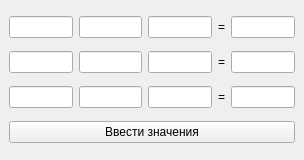
<?xml version="1.0" encoding="UTF-8"?>
<ui version="4.0">
 <class>MainWindow</class>
 <widget class="QMainWindow" name="MainWindow">
  <property name="geometry">
   <rect>
    <x>0</x>
    <y>0</y>
    <width>304</width>
    <height>160</height>
   </rect>
  </property>
  <property name="windowTitle">
   <string>MainWindow</string>
  </property>
  <widget class="QWidget" name="centralwidget">
   <layout class="QVBoxLayout" name="verticalLayout">
    <item>
     <layout class="QHBoxLayout" name="horizontalLayout">
      <item>
       <widget class="QLineEdit" name="lineEdit"/>
      </item>
      <item>
       <widget class="QLineEdit" name="lineEdit_3"/>
      </item>
      <item>
       <widget class="QLineEdit" name="lineEdit_2"/>
      </item>
      <item>
       <widget class="QLabel" name="label">
        <property name="text">
         <string>=</string>
        </property>
       </widget>
      </item>
      <item>
       <widget class="QLineEdit" name="lineEdit_4"/>
      </item>
     </layout>
    </item>
    <item>
     <layout class="QHBoxLayout" name="horizontalLayout_2">
      <item>
       <widget class="QLineEdit" name="lineEdit_5"/>
      </item>
      <item>
       <widget class="QLineEdit" name="lineEdit_6"/>
      </item>
      <item>
       <widget class="QLineEdit" name="lineEdit_7"/>
      </item>
      <item>
       <widget class="QLabel" name="label_2">
        <property name="text">
         <string>=</string>
        </property>
       </widget>
      </item>
      <item>
       <widget class="QLineEdit" name="lineEdit_8"/>
      </item>
     </layout>
    </item>
    <item>
     <layout class="QHBoxLayout" name="horizontalLayout_3">
      <item>
       <widget class="QLineEdit" name="lineEdit_9"/>
      </item>
      <item>
       <widget class="QLineEdit" name="lineEdit_10"/>
      </item>
      <item>
       <widget class="QLineEdit" name="lineEdit_11"/>
      </item>
      <item>
       <widget class="QLabel" name="label_3">
        <property name="text">
         <string>=</string>
        </property>
       </widget>
      </item>
      <item>
       <widget class="QLineEdit" name="lineEdit_12"/>
      </item>
     </layout>
    </item>
    <item>
     <widget class="QPushButton" name="pushButton">
      <property name="text">
       <string>Ввести значения</string>
      </property>
     </widget>
    </item>
   </layout>
  </widget>
 </widget>
 <resources>
  <include location="test.qrc"/>
 </resources>
 <connections/>
</ui>
